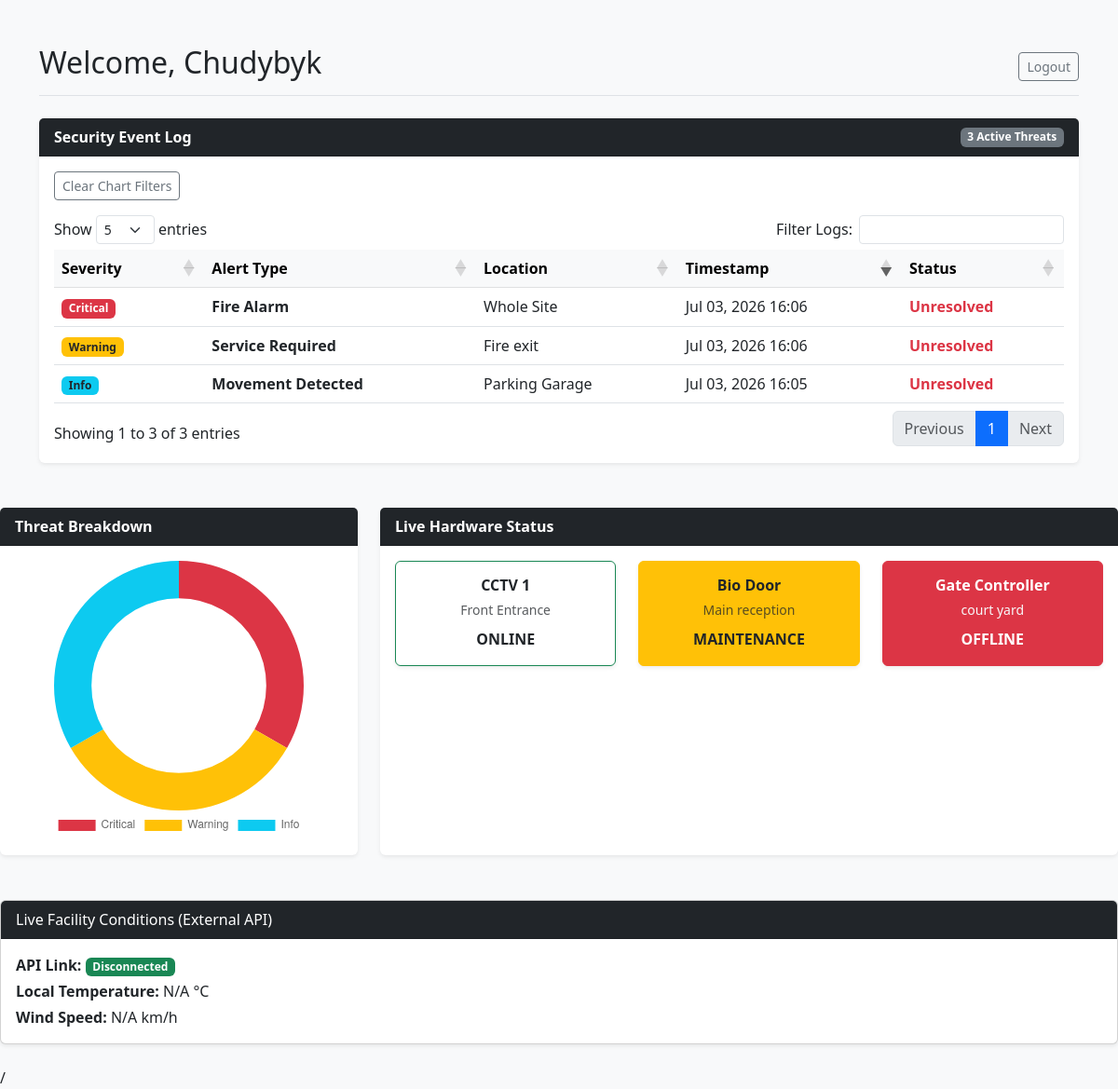
Screenshot of / (signed in) with the database file from the repository.
### dashboard/models.py (models this page shows, shortened)
class SecurityAlert(models.Model):
    client = models.ForeignKey(User, on_delete=models.CASCADE)
    severity = models.CharField(max_length=20, choices=[
        ('CRITICAL', 'Critical'),
        ('WARNING', 'Warning'),
        ('INFO', 'Info')
    ])
    alert_type = models.CharField(max_length=100)
    location = models.CharField(max_length=100)
    timestamp = models.DateTimeField(auto_now_add=True)
    is_resolved = models.BooleanField(default=False)

class DeviceHealth(models.Model):
    STATUS_CHOICES = [
        ('ONLINE', 'Online'),
        ('OFFLINE', 'Offline'),
        ('MAINTENANCE', 'Maintenance'),
    ]
    client = models.ForeignKey(User, on_delete=models.CASCADE, related_name='devices')
    device_name = models.CharField(db_index=True, max_length=100)
    device_type = models.CharField(max_length=50, default='Unknown') # e.g., 'CCTV', 'Firewall'
    location = models.CharField(max_length=100)     # e.g., 'Main Warehouse', 'Head Office'
    status = models.CharField(max_length=15, choices=STATUS_CHOICES, default='ONLINE')
    firmware_version = models.CharField(max_length=20, blank=True, null=True)
    last_ping = models.DateTimeField(auto_now=True) # Automatically updates on every save()

### dashboard/views.py (the view)
# urls.py: path('', views.client_dashboard, name='dashboard'),
@login_required(login_url='/accounts/login/')
def client_dashboard(request):
    outcomes = ClientOutcome.objects.filter(client=request.user)
    alerts = SecurityAlert.objects.filter(client=request.user, is_resolved=False).order_by('-timestamp')
    devices = DeviceHealth.objects.filter(client=request.user)
    critical_count = alerts.filter(severity='CRITICAL').count()
    warning_count = alerts.filter(severity='WARNING').count()
    info_count = alerts.filter(severity='INFO').count()
    try:
        api_url = "https://api.open-meteo.com/v1/forecast?latitude=53.5228&longitude=-1.1285&current_weather=true"
        response = requests.get(api_url, timeout=3)
        weather_data = response.json()
        temperature = weather_data['current_weather']['temperature']
        windspeed = weather_data['current_weather']['windspeed']
        api_status = "Connected"
    except Exception as e:
        temperature = "N/A"
        windspeed = "N/A"
        api_status = "Disconnected"
    context = {
        'outcomes': outcomes,
        'alerts': alerts,
        'devices': devices,
        'critical_count': critical_count,
        'warning_count': warning_count,
        'info_count': info_count,
        'ext_temperature': temperature,
        'ext_windspeed': windspeed,
        'ext_api_status': api_status,
    }
    return render(request, 'dashboard/client_dashboard.html', context)

### dashboard/templates/dashboard/client_dashboard.html (shortened to what this page needs)
<!DOCTYPE html>
<html lang="en">
<head>
    <link href="https://cdn.datatables.net/1.13.7/css/dataTables.bootstrap5.min.css" rel="stylesheet">
    <link href="https://cdn.jsdelivr.net/npm/bootstrap@5.3.0/dist/css/bootstrap.min.css" rel="stylesheet">
</head>
<body class="bg-light">
    <div class="container mt-5 mb-5">
        <div class="d-flex justify-content-between align-items-center mb-4 pb-2 border-bottom">
            <h2 class="text-dark">Welcome, {{ request.user.username|title }}</h2>
            <a href="/accounts/logout/" class="btn btn-outline-secondary btn-sm">Logout</a>
        </div>
        <div class="card shadow-sm border-0 mb-5">
            <div class="card-header bg-dark text-white d-flex justify-content-between align-items-center">
                <strong class="mb-0">Security Event Log</strong>
                <span class="badge bg-secondary">{{ alerts.count }} Active Threats</span>
            </div>
            <div class="card-body">
    <button class="btn btn-sm btn-outline-secondary mb-3" onclick="$('#eventLogTable').DataTable().search('').draw();">
        <i class="fas fa-sync"></i> Clear Chart Filters
    </button>
    <table id="eventLogTable" class="table table-hover align-middle w-100">
        <thead class="table-light">
            <tr>
                <th>Severity</th>
                <th>Alert Type</th>
                <th>Location</th>
                <th>Timestamp</th>
                <th>Status</th>
            </tr>
        </thead>
                    <tbody>
                        {% for alert in alerts %}
                        <tr>
                            <td>
                                {% if alert.severity == 'CRITICAL' %}<span class="badge bg-danger">Critical</span>
                                {% elif alert.severity == 'WARNING' %}<span class="badge bg-warning text-dark">Warning</span>
                                {% else %}<span class="badge bg-info text-dark">Info</span>{% endif %}
                            </td>
                            <td class="fw-bold">{{ alert.alert_type }}</td>
                            <td>{{ alert.location }}</td>
                            <td>{{ alert.timestamp|date:"M d, Y H:i" }}</td>
                            <td><span class="text-danger fw-bold">Unresolved</span></td>
                        </tr>
                         {% endfor %}
                    </tbody>
                </table>
            </div>
        </div>
        </div>
        <div class="row mb-5">
            <div class="col-md-4">
                <div class="card shadow-sm h-100 border-0">
                    <div class="card-header bg-dark text-white">
                        <strong class="mb-0">Threat Breakdown</strong>
                    </div>
                    <div class="card-body d-flex align-items-center justify-content-center">
                        <canvas id="alertChart"></canvas>
                    </div>
                </div>
            </div>
            <div class="col-md-8">
                <div class="card shadow-sm h-100 border-0">
                    <div class="card-header bg-dark text-white">
                        <strong class="mb-0">Live Hardware Status</strong>
                    </div>
                    <div class="card-body">
                        <div class="row">
                            {% for device in devices %}
                            <div class="col-md-4 mb-3">
                                <div class="border rounded p-3 text-center h-100 shadow-sm
                                    {% if device.status == 'ONLINE' %}border-success bg-white
                                    {% elif device.status == 'OFFLINE' %}border-danger bg-danger text-white
                                    {% else %}border-warning bg-warning text-dark{% endif %}">
                                    <h6 class="mb-1 fw-bold">{{ device.device_name }}</h6>
                                    <small class="{% if device.status == 'OFFLINE' %}text-light{% else %}text-muted{% endif %}">{{ device.location }}</small><br>
                                    <strong class="mt-2 d-block">{{ device.status }}</strong>
                                </div>
                            </div>
                            {% empty %}
                            <p class="text-muted text-center mt-3">No hardware assigned to this account.</p>
                            {% endfor %}
                        </div>
                    </div>
                </div>
            </div>
        </div>
<div class="card mb-4 shadow-sm">
    <div class="card-header bg-dark text-white">
         Live Facility Conditions (External API)
    </div>
    <div class="card-body">
        <p class="mb-1"><strong>API Link:</strong>
            <span class="badge bg-success">{{ ext_api_status }}</span>
        </p>
        <p class="mb-1"><strong>Local Temperature:</strong> {{ ext_temperature }} °C</p>
        <p class="mb-0"><strong>Wind Speed:</strong> {{ ext_windspeed }} km/h</p>
    </div>
</div>/
    </div> <script>
        document.addEventListener('DOMContentLoaded', function() {
            const ctx = document.getElementById('alertChart').getContext('2d');
            new Chart(ctx, {
                type: 'doughnut',
                data: {
                    labels: ['Critical', 'Warning', 'Info'],
                    datasets: [{
                        data: [Number("{{ critical_count }}"), Number("{{ warning_count }}"), Number("{{ info_count }}")],
                        backgroundColor: ['#dc3545', '#ffc107', '#0dcaf0'],
                        borderWidth: 0
                    }]
                },
 options: {
            responsive: true,
            maintainAspectRatio: false,
            cutout: '70%',
            plugins: {
                legend: { position: 'bottom' }
            },
            onClick: function(event, elements) {
                if (elements.length > 0) {
                    const sliceIndex = elements[0].index;
                    const selectedSeverity = this.data.labels[sliceIndex];
                    let table = $('#eventLogTable').DataTable();
                    table.search(selectedSeverity).draw();
                }
            }
        }
    });
});
</script>
</body>
</html>

### rows the page displays
SecurityAlert: severity "Critical", alert_type "Fire Alarm", location "Whole Site", timestamp "Jul 03, 2026 16:06"
SecurityAlert: severity "Warning", alert_type "Service Required", location "Fire exit", timestamp "Jul 03, 2026 16:06"
SecurityAlert: severity "Info", alert_type "Movement Detected", location "Parking Garage", timestamp "Jul 03, 2026 16:05"
DeviceHealth: device_name "CCTV 1", location "Front Entrance", status "ONLINE"
DeviceHealth: device_name "Bio Door", location "Main reception", status "MAINTENANCE"
DeviceHealth: device_name "Gate Controller", location "court yard", status "OFFLINE"

### other values shown
{{ request.user.username|title }} "Chudybyk"
{{ alerts.count }} "3"
{{ ext_api_status }} "Disconnected"
{{ ext_temperature }} "N/A"
{{ ext_windspeed }} "N/A"
chart data {{ critical_count }} 1
chart data {{ warning_count }} 1
chart data {{ info_count }} 1
